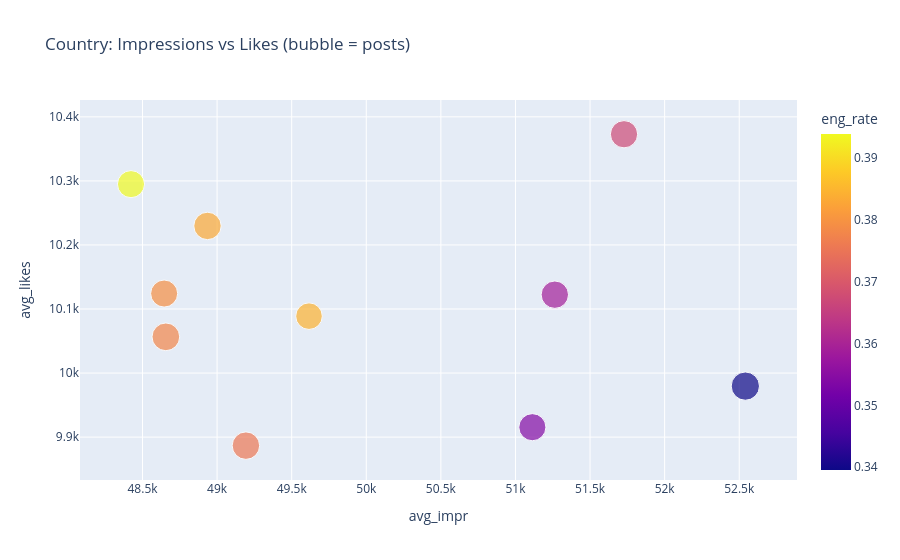

Write notebook code for a chart like this one.
### Code cell
# 14. Interactive bubble chart: country level
bub = df.groupby("country", as_index=False).agg(avg_likes=("likes", "mean"),
                                                avg_impr=("impression_count", "mean"),
                                                posts=("post_id", "count"),
                                                eng_rate=("engagement_rate", "mean"))
fig = px.scatter(bub, x="avg_impr", y="avg_likes", size="posts", color="eng_rate",
                 hover_name="country", title="Country: Impressions vs Likes (bubble = posts)")
fig.show()

### Figure 1 — Plotly figure (JSON) as saved in the notebook; plotly's stock layout.template omitted (floating-point values rounded to 4 significant figures)
{"data": [{"hovertemplate": "<b>%{hovertext}</b><br><br>avg_impr=%{x}<br>avg_likes=%{y}<br>posts=%{marker.size}<br>eng_rate=%{marker.color}<extra></extra>", "hovertext": ["Australia", "Brazil", "Canada", "France", "Germany", "India", "Japan", "UAE", "UK", "USA"], "legendgroup": "", "marker": {"color": [0.3939, 0.3756, 0.378, 0.3673, 0.3793, 0.3396, 0.3846, 0.3832, 0.354, 0.3589], "coloraxis": "coloraxis", "size": [490, 504, 512, 496, 489, 534, 472, 502, 491, 501], "sizemode": "area", "sizeref": 1.335, "symbol": "circle"}, "mode": "markers", "name": "", "orientation": "v", "showlegend": false, "type": "scatter", "x": [48420.0, 49190.0, 48660.0, 51730.0, 48650.0, 52540.0, 49620.0, 48940.0, 51110.0, 51260.0], "xaxis": "x", "y": [10290.0, 9887.0, 10060.0, 10370.0, 10120.0, 9980.0, 10090.0, 10230.0, 9915.0, 10120.0], "yaxis": "y"}], "layout": {"coloraxis": {"colorbar": {"title": {"text": "eng_rate"}}, "colorscale": [[0, "#0d0887"], [0.1111, "#46039f"], [0.2222, "#7201a8"], [0.3333, "#9c179e"], [0.4444, "#bd3786"], [0.5556, "#d8576b"], [0.6667, "#ed7953"], [0.7778, "#fb9f3a"], [0.8889, "#fdca26"], [1, "#f0f921"]]}, "legend": {"itemsizing": "constant", "tracegroupgap": 0}, "title": {"text": "Country: Impressions vs Likes (bubble = posts)"}, "xaxis": {"anchor": "y", "domain": [0, 1], "title": {"text": "avg_impr"}}, "yaxis": {"anchor": "x", "domain": [0, 1], "title": {"text": "avg_likes"}}}}
